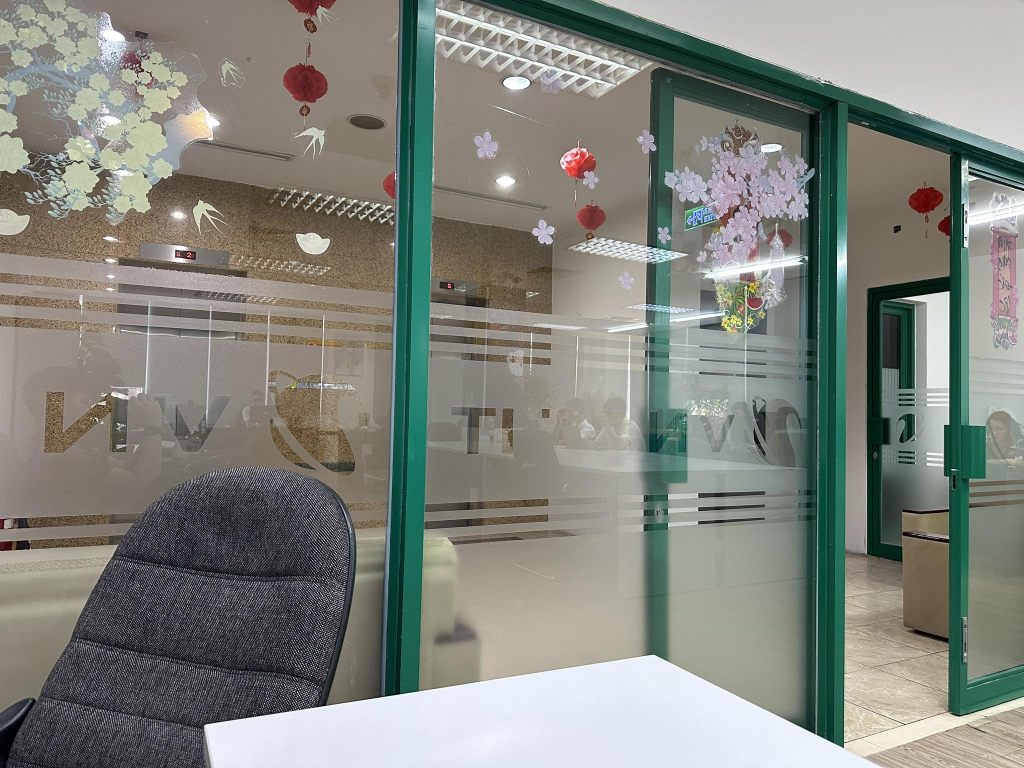
#> input picture cv2_stitch_with_crop_developed/images/real/1.jpg, 2048 x 1536 px (shown at 1/2 size); its folder holds 4 pictures in this run
$ python image_stitching.py
#> lines starting #> are read from the running program, lines starting #| are printed output that depends on the picture; after the words box and inside, x2 and y2 are one past the last pixel; in counts of white or black regions, pixels touching at a corner belong together
import cv2
import glob

def show_image(header, image):
    print("[CONSOLE] Showing image")
    cv2.imshow(header, image)
    cv2.waitKey()

def write_image(directory, image):
    print("[CONSOLE] Saving image")
    cv2.imwrite(directory, image)

def get_images(directory):
#> called with directory = './images/real/*.jpg'
    print("[CONSOLE] Accessing folder")
    image_paths = glob.glob(directory)
    print(image_paths)
    if len(image_paths) == 0:
        raise Exception("[CONSOLE] Invalid directory")
    images = []
    # Add image to memory
    print("[CONSOLE] Loading Images")
    for image_path in image_paths:
        image = cv2.imread(image_path)
#> image is the input picture: shape (1536, 2048, 3); mean B, G, R 125.4, 133.1, 130.3
        images.append(image)
    print(f"[CONSOLE] Loaded {len(images)} image(s)")
    return images

def get_gray_image(image):
    return cv2.cvtColor(image, cv2.COLOR_RGB2GRAY)

def get_stitch_image(image_list):
    print("[CONSOLE] Stitching Images")
    # Stitch
    stitcher = cv2.Stitcher.create()
    stitch_status, stitched_image = stitcher.stitch(image_list)
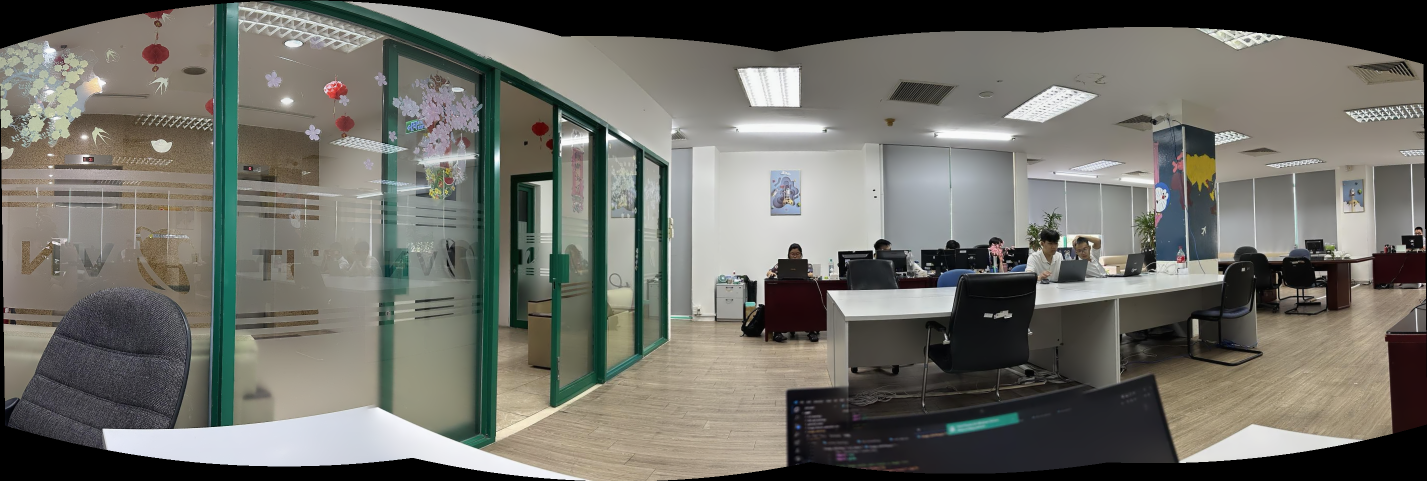
#> stitched_image: shape (962, 2854, 3) (shown at 1/2 size); mean of channels 0, 1, 2 102.6, 109.5, 110.1; drawn as B, G, R
    # Output
    if stitch_status == 0:
        print("[CONSOLE] Stitch successfully")
        return stitched_image
    else:
        raise Exception("[Console] Stitch failed")

def get_threshold_image(gray_image):
    print("[CONSOLE] Thresholding image")
    return cv2.threshold(gray_image, 0, 255, cv2.THRESH_BINARY)[1]
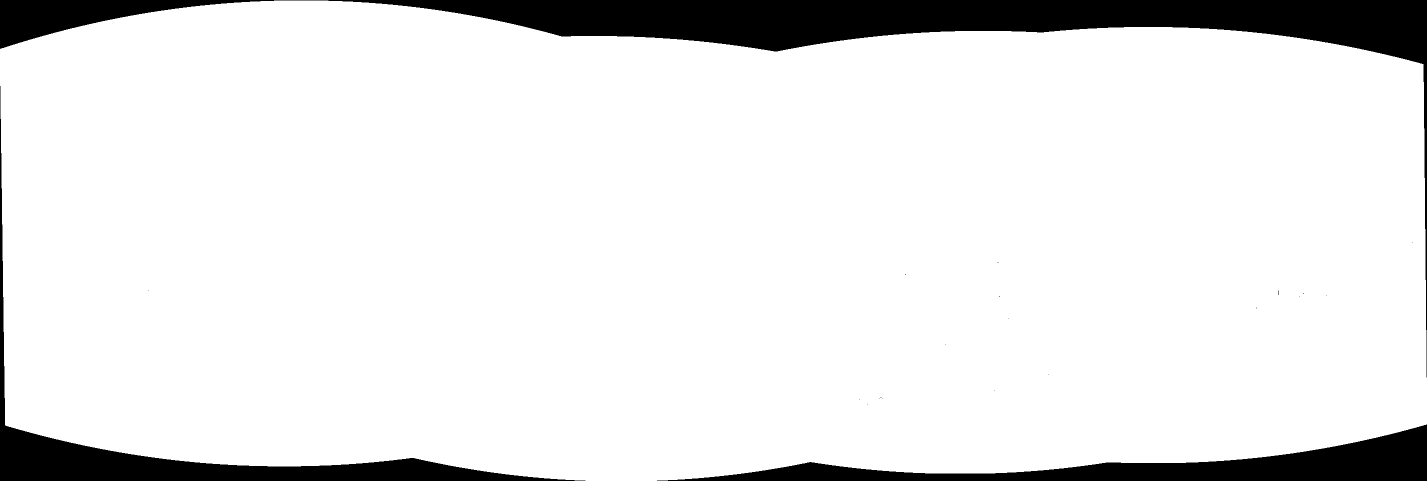
#> returned value: shape (962, 2854) (shown at 1/2 size); 90.1% white; 23 black regions (20 under 20 px), largest, box (x1, y1, x2, y2) and area: (0, 0, 2854, 755) 164765, (1314, 849, 2854, 962) 54480, (0, 172, 1171, 962) 51355

def get_image_2D_dim(image):
    return image.shape[:2]

def get_mask_image(image):
    print("[CONSOLE] Masking image")
    gray_image = get_gray_image(image)
    # Threshold + Blur + Threshold = Remove all the random black pixel in the white part of the first threshold
    threshold_image = get_threshold_image(gray_image)
    threshold_image_b = cv2.GaussianBlur(threshold_image, (5, 5), 0)
    threshold_image = get_threshold_image(threshold_image_b)
#> in get_threshold_image (call 2), `return cv2.threshold(gray_image, 0, 255, cv2.THRESH_BINARY)[1]`:
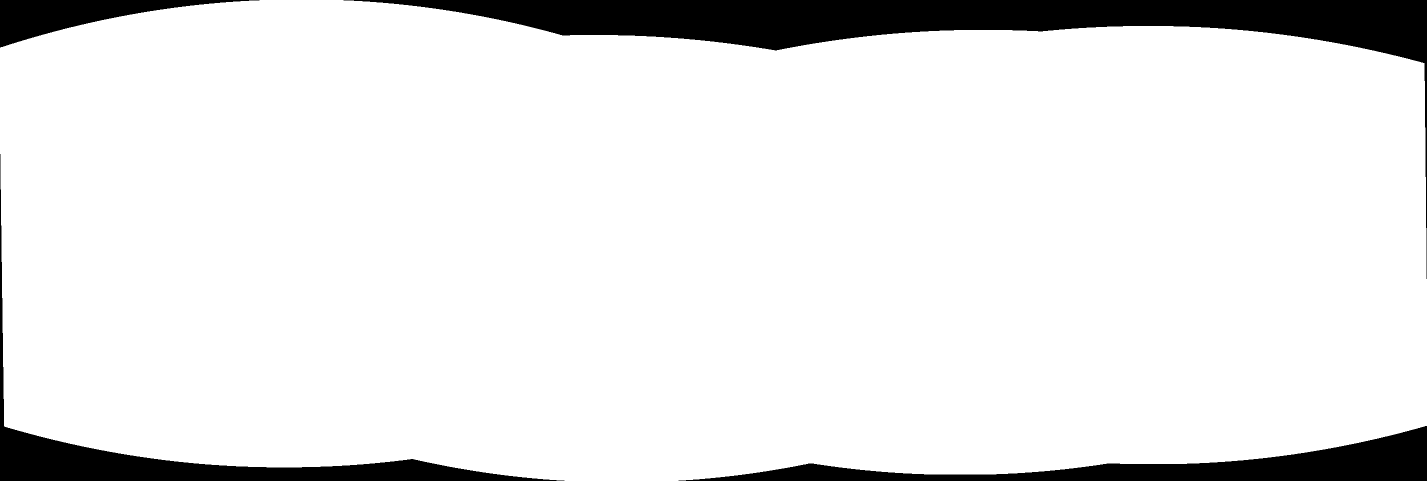
#> returned value: shape (962, 2854) (shown at 1/2 size); 90.7% white; 4 black regions, box (x1, y1, x2, y2) and area: (687, 0, 2854, 558) 138865, (1357, 852, 2854, 962) 51104, (0, 308, 1129, 962) 47457, (0, 0, 519, 95) 18487
    return threshold_image

def crop_image(image, factor):
    (h, w) = get_image_2D_dim(image)
    # Crop horizontally (width)
    amount_crop = w * (1-factor)
    w_upper = int(w - amount_crop//2)
    w_lower = int(amount_crop//2)
    # Crop vertically (height)
    amount_crop = h * (1-factor)
    h_upper = int(h - amount_crop//2)
    h_lower = int(amount_crop//2)
    return image[h_lower:h_upper, w_lower:w_upper]

def is_black_pixel_outline(threshold_image):
    # Find if there is black pixel on 4 sides
    (height, width) = get_image_2D_dim(threshold_image)
    # Lower side (0, w)
    for w in range(0, width):
        if all(threshold_image[0, w] == [0, 0]):
            return True
    # Upper side (h, w)
    for w in range(0, width):
        if all(threshold_image[height-1, w] == [0, 0]):
            return True
    # Left side (h, 0)
    for h in range(0, height):
        if all(threshold_image[h, 0] == [0, 0]):
            return True
    # Right side (h, w)
    for h in range(0, height):
        if all(threshold_image[h, width-1] == [0, 0]):
            return True
    return False

def remove_black_outline(image):
    print("[CONSOLE] Cropping Image")
    mask = get_mask_image(image)
    # Cropping image
    is_cropped = False
    for crop_factor in range(100, -1, -1):
        crop_factor = 0.01 * crop_factor
        trial_mask = crop_image(mask, crop_factor)
        if not is_black_pixel_outline(trial_mask):
            is_cropped = True
            print("Cropped")
            break
#> this loop made 22 passes
#> (w_upper in crop_image, w_lower in crop_image, h_upper in crop_image, h_lower in crop_image, height in is_black_pixel_outline, width in is_black_pixel_outline) on passes 1 to 12: (2854, 0, 962, 0, 962, 2854), (2840, 14, 958, 4, 954, 2826), (2826, 28, 953, 9, 944, 2798), (2812, 42, 948, 14, 934, 2770), (2797, 57, 943, 19, 924, 2740), (2783, 71, 938, 24, 914, 2712), (2769, 85, 934, 28, 906, 2684), (2755, 99, 929, 33, 896, 2656), (2740, 114, 924, 38, 886, 2626), (2726, 128, 919, 43, 876, 2598), (2712, 142, 914, 48, 866, 2570), (2698, 156, 910, 52, 858, 2542)
#> pass 2, in remove_black_outline, `trial_mask = crop_image(mask, crop_factor)`:
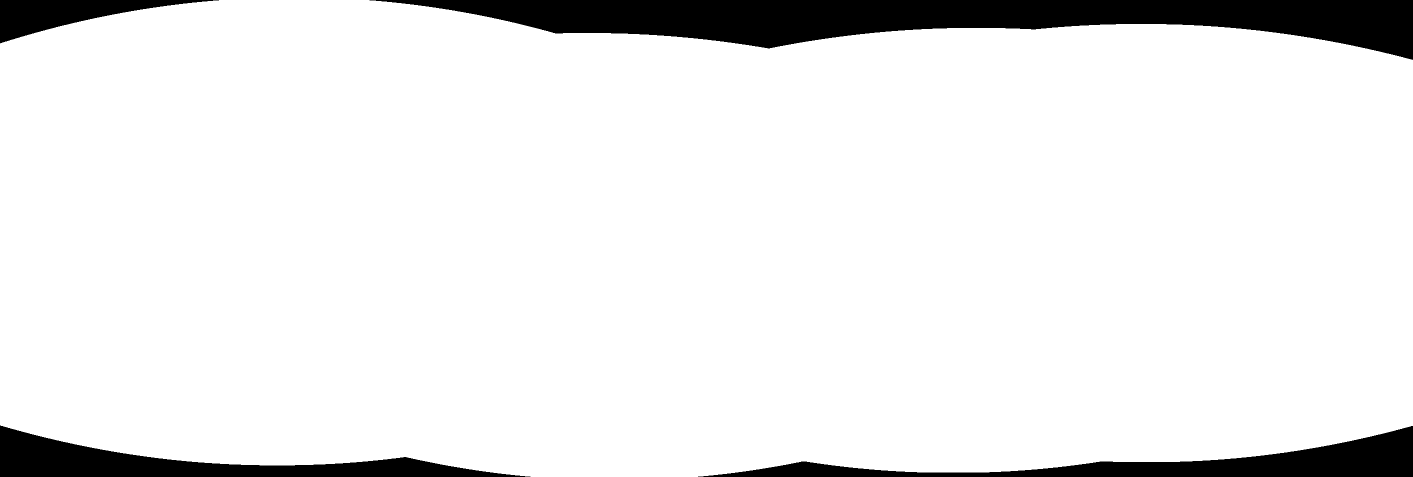
#> trial_mask: shape (954, 2826) (shown at 1/2 size); 91.6% white; 4 black regions, box (x1, y1, x2, y2) and area: (739, 0, 2826, 120) 127454, (1396, 852, 2826, 954) 43738, (0, 851, 1061, 954) 39197, (0, 0, 438, 87) 15276
#> pass 3, in remove_black_outline, `trial_mask = crop_image(mask, crop_factor)`:
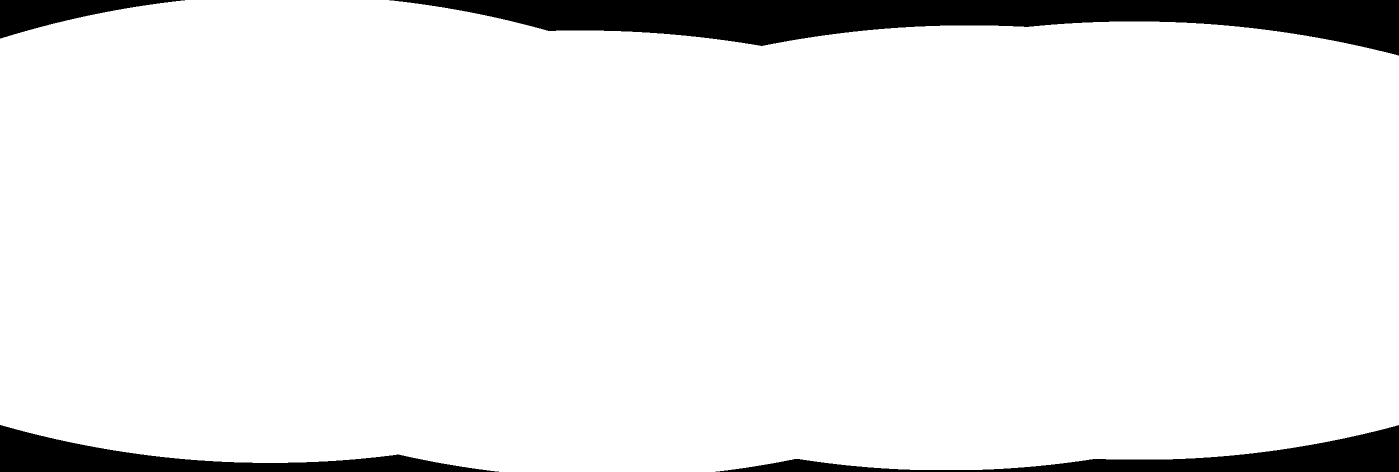
#> trial_mask: shape (944, 2798) (shown at 1/2 size); 92.6% white; 4 black regions, box (x1, y1, x2, y2) and area: (779, 0, 2798, 111) 115554, (1431, 850, 2798, 944) 35353, (0, 850, 998, 944) 32649, (0, 0, 370, 77) 12085
    # Salvage usuable cropped portion

    # Showing result
    if is_cropped:
        print("[CONSOLE] Crop successfully")
        return crop_image(image, crop_factor)
#> in crop_image (call 23), `amount_crop = w * (1-factor)`: amount_crop = 599.3
#> in crop_image (call 23), `amount_crop = h * (1-factor)`: amount_crop = 202
#> in crop_image (call 23), `return image[h_lower:h_upper, w_lower:w_upper]`:
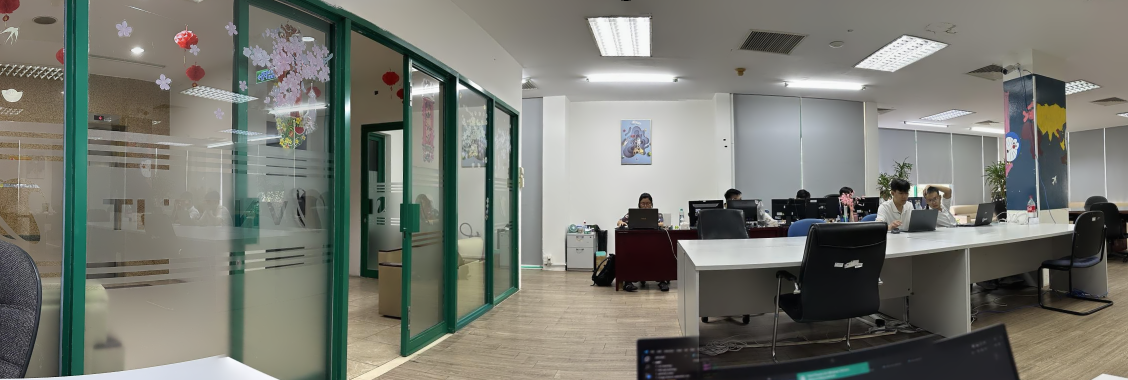
#> returned value: shape (760, 2256, 3) (shown at 1/2 size); mean of channels 0, 1, 2 112.3, 120.3, 118.9; drawn as B, G, R
    else:
        print("[CONSOLE] Image is not suitable to be cropped")
        return None

# Main
images = get_images("./images/real/*.jpg")
stitched_image = get_stitch_image(images)
cropped_image = remove_black_outline(stitched_image)
# Output
show_image("Product", cropped_image)
write_image("./output/stitched_img.jpg", stitched_image)
write_image("./output/cropped_img.jpg", cropped_image)
